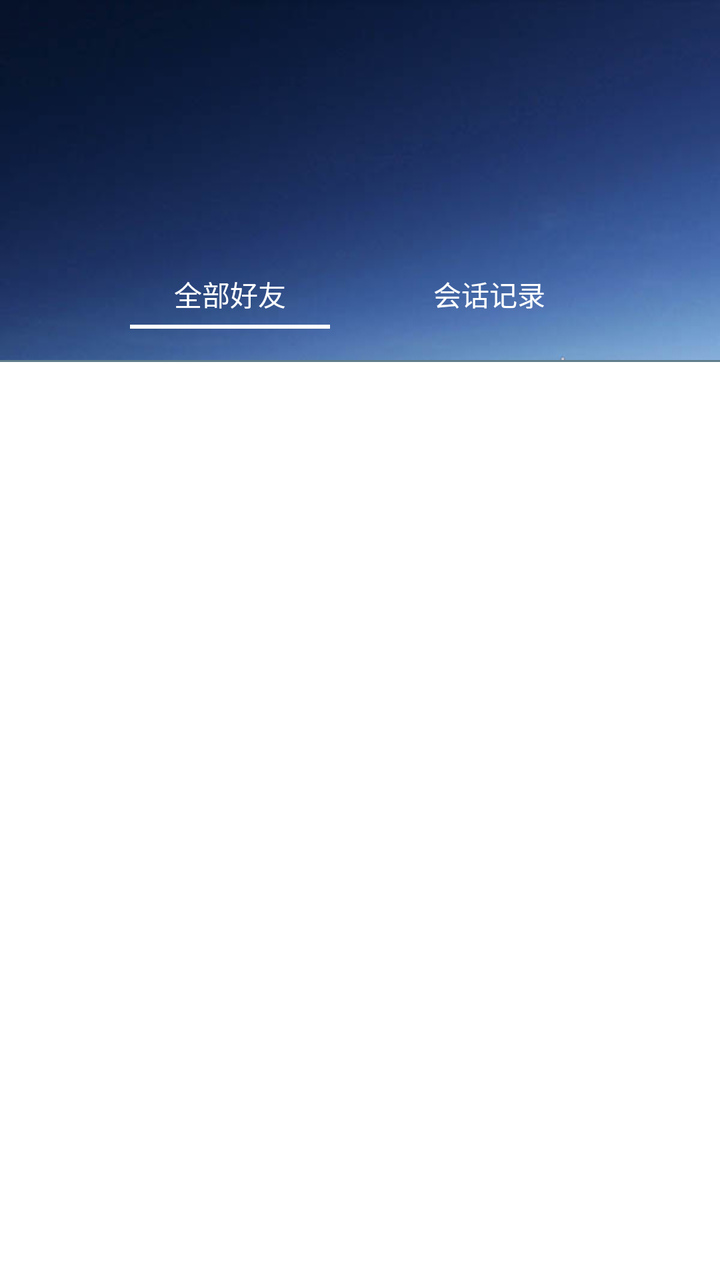
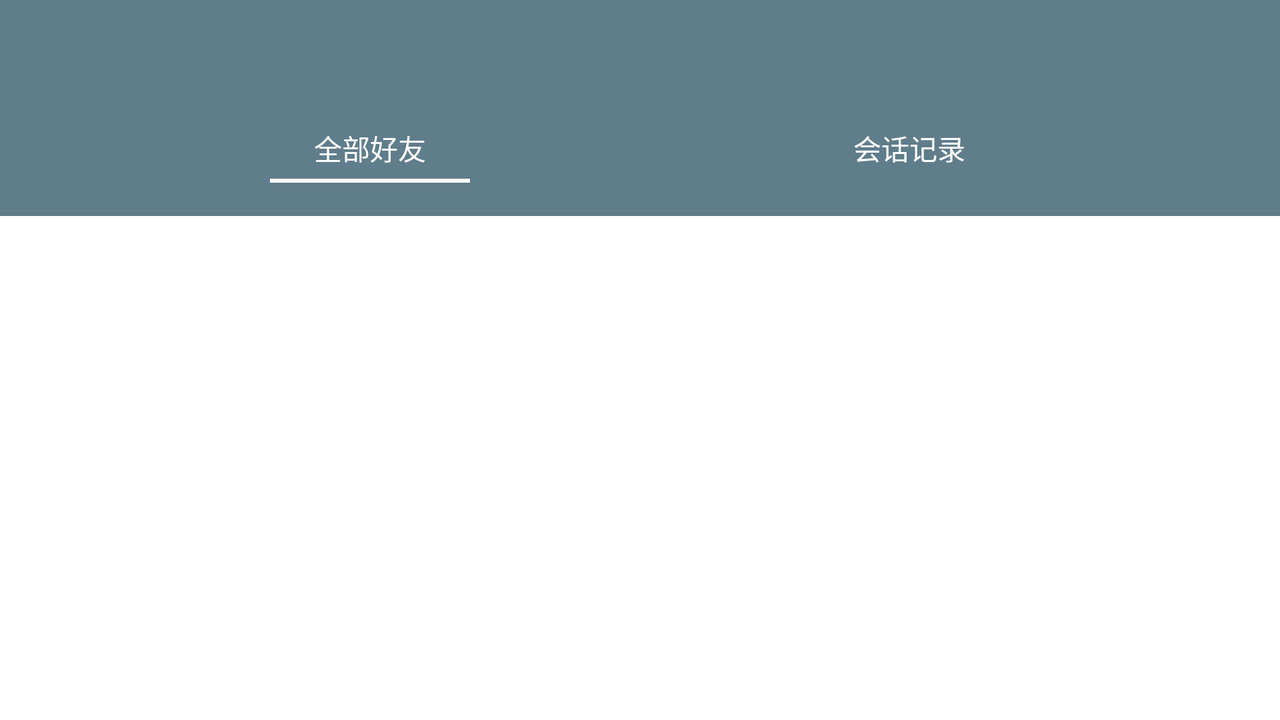

The same Android screen from two of the app's own layout files: first res/layout/ as a phone draws it, then the author's variant for another configuration, drawn on a device whose configuration selects that folder. Both files follow.
<!-- AndroidManifest.xml: application theme SwipeTheme -->
<!-- res/layout/query_postcode_activity.xml -->
<?xml version="1.0" encoding="utf-8"?>
<LinearLayout xmlns:android="http://schemas.android.com/apk/res/android"
    android:id="@+id/ll_main"
    android:layout_width="match_parent"
    android:layout_height="match_parent"
    android:background="@color/blue_gray_500"
    android:orientation="vertical"
    android:fitsSystemWindows="true"
    android:clipToPadding="true">


    <FrameLayout
        android:layout_width="match_parent"
        android:layout_height="wrap_content"
        android:background="@color/blue_gray_500">


        <ImageView
            android:layout_width="match_parent"
            android:layout_height="wrap_content"
            android:adjustViewBounds="true"
            android:src="@drawable/main3" />

        <android.support.v7.widget.Toolbar
            android:id="@+id/toolbar"
            android:layout_width="match_parent"
            android:layout_height="wrap_content"

            android:minHeight="?attr/actionBarSize" />

        <LinearLayout
            android:layout_width="match_parent"
            android:layout_height="wrap_content"
            android:layout_gravity="bottom"><include layout="@layout/community_radiogroup"
            /></LinearLayout>



        </FrameLayout>


    <android.support.v4.view.ViewPager
        android:id="@+id/pager"
        android:layout_width="fill_parent"
        android:layout_height="0dp"
        android:background="@color/white"
        android:layout_marginTop="1dp"
        android:layout_weight="1" />


</LinearLayout>
<!-- res/layout/community_radiogroup.xml (included above) -->
<?xml version="1.0" encoding="utf-8"?>
<LinearLayout xmlns:android="http://schemas.android.com/apk/res/android"
    android:layout_width="match_parent"
    android:layout_height="wrap_content"

    android:gravity="center"
    android:orientation="vertical"
    android:paddingLeft="50dp" 
    android:paddingRight="50dp"
    android:paddingTop="10dp"
    android:paddingBottom="10dp">

    <RadioGroup
        android:id="@+id/rg"
        android:layout_width="match_parent"
        android:layout_height="wrap_content"
        android:layout_gravity="center_horizontal"

        android:orientation="horizontal"
        android:padding="0.5dp" >

        <RadioButton
            android:id="@+id/rb_rg_1"
            android:layout_width="0dp"
            android:layout_height="wrap_content"
            android:layout_weight="1"
            android:drawableBottom="@drawable/community_main_radiobutton_white_selector"
            android:button="@null"
            android:checked="true"
            android:gravity="center"
           android:drawablePadding="5dp"
            android:paddingBottom="5dp"
            android:paddingTop="5dp"
            android:text="全部好友"
            android:textColor="@color/white"
            android:textSize="14sp" />

        <RadioButton
            android:id="@+id/rb_rg_2"
            android:layout_width="0dp"
            android:layout_height="wrap_content"
            android:layout_marginLeft="1dp"
            android:layout_weight="1"
            android:drawablePadding="5dp"
            android:drawableBottom="@drawable/community_main_radiobutton_white_selector"
            android:button="@null"
            android:gravity="center"
            android:paddingBottom="5dp"
            android:paddingTop="5dp"
            android:text="会话记录"
            android:textColor="@color/white"
            android:textSize="14sp" />
    </RadioGroup>

</LinearLayout>
<!-- resources referenced by this layout -->
<resources>
  <color name="blue_gray_500">#607d8b</color>
  <color name="white">#ffffffff</color>
  <!-- drawable community_main_radiobutton_white_selector (drawable) -->
  <?xml version="1.0" encoding="utf-8"?>
  <selector xmlns:android="http://schemas.android.com/apk/res/android">
  
      <item android:drawable="@drawable/community_main_head_white" android:state_checked="true"/>
      <item android:drawable="@drawable/community_main_head_transparent" android:state_checked="false"/>
  
  </selector>
  <!-- drawable main3: jpg bitmap (drawable-hdpi, 22059 bytes) -->
  <style name="SwipeTheme" parent="Theme.AppCompat.Light.NoActionBar">
  
          <item name="android:windowIsTranslucent">true</item>
          <item name="android:windowBackground">@android:color/transparent</item>
          <item name="android:windowAnimationStyle">@style/Animation.Activity.Translucent.Style</item>
      </style>
  <!-- drawable community_main_head_white (drawable) -->
  <?xml version="1.0" encoding="utf-8"?>
  <shape xmlns:android="http://schemas.android.com/apk/res/android" >
      <solid android:color="@color/white"/>
       <size
          android:height="2dp"
          android:width="100dp" />
  
  </shape>
  <!-- drawable community_main_head_transparent (drawable) -->
  <?xml version="1.0" encoding="utf-8"?>
  <shape xmlns:android="http://schemas.android.com/apk/res/android" >
      <solid android:color="@android:color/transparent"/>
       <size
          android:height="2dp"
          android:width="100dp" />
  
  </shape>
  <style name="Animation.Activity.Translucent.Style" parent="@android:style/Animation.Translucent">
          <item name="android:windowEnterAnimation">@anim/left_in</item>
          <item name="android:windowExitAnimation">@anim/left_out</item>
      </style>
</resources>
<!-- res/layout-land/query_postcode_activity.xml (the author's variant of the layout above) -->
<!-- drawn on the phone turned sideways -->
<?xml version="1.0" encoding="utf-8"?>
<LinearLayout xmlns:android="http://schemas.android.com/apk/res/android"
    android:id="@+id/ll_main"
    android:layout_width="match_parent"
    android:layout_height="match_parent"
    android:background="@color/blue_gray_500"
    android:orientation="vertical"
    android:fitsSystemWindows="true"
    android:clipToPadding="true">


    <android.support.v7.widget.Toolbar
        android:id="@+id/toolbar"
        android:layout_width="match_parent"
        android:layout_height="wrap_content"

        android:background="@color/blue_gray_500"
        android:minHeight="?attr/actionBarSize" />

    <LinearLayout
        android:layout_width="match_parent"
        android:layout_height="wrap_content"
        android:background="@color/blue_gray_500">

        <include layout="@layout/community_radiogroup" />
    </LinearLayout>


    <android.support.v4.view.ViewPager
        android:id="@+id/pager"
        android:layout_width="fill_parent"
        android:layout_height="0dp"
        android:background="@color/white"
        android:layout_marginTop="1dp"
        android:layout_weight="1" />


</LinearLayout>
<!-- resources referenced by the variant -->
<!-- as the phone turned sideways resolves them -->
<resources>
  <color name="blue_gray_500">#607d8b</color>
  <color name="white">#ffffffff</color>
  <!-- drawable community_main_radiobutton_white_selector (drawable) -->
  <?xml version="1.0" encoding="utf-8"?>
  <selector xmlns:android="http://schemas.android.com/apk/res/android">
  
      <item android:drawable="@drawable/community_main_head_white" android:state_checked="true"/>
      <item android:drawable="@drawable/community_main_head_transparent" android:state_checked="false"/>
  
  </selector>
  <style name="SwipeTheme" parent="Theme.AppCompat.Light.NoActionBar">
  
          <item name="android:windowIsTranslucent">true</item>
          <item name="android:windowBackground">@android:color/transparent</item>
          <item name="android:windowAnimationStyle">@style/Animation.Activity.Translucent.Style</item>
      </style>
  <!-- drawable community_main_head_white (drawable) -->
  <?xml version="1.0" encoding="utf-8"?>
  <shape xmlns:android="http://schemas.android.com/apk/res/android" >
      <solid android:color="@color/white"/>
       <size
          android:height="2dp"
          android:width="100dp" />
  
  </shape>
  <!-- drawable community_main_head_transparent (drawable) -->
  <?xml version="1.0" encoding="utf-8"?>
  <shape xmlns:android="http://schemas.android.com/apk/res/android" >
      <solid android:color="@android:color/transparent"/>
       <size
          android:height="2dp"
          android:width="100dp" />
  
  </shape>
  <style name="Animation.Activity.Translucent.Style" parent="@android:style/Animation.Translucent">
          <item name="android:windowEnterAnimation">@anim/left_in</item>
          <item name="android:windowExitAnimation">@anim/left_out</item>
      </style>
</resources>
